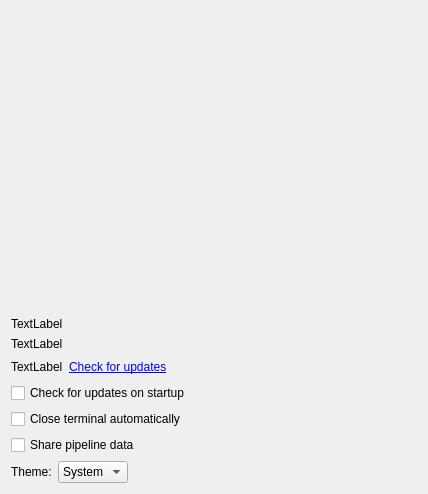
<?xml version="1.0" encoding="UTF-8"?>
<ui version="4.0">
 <class>MainDialog</class>
 <widget class="QDialog" name="MainDialog">
  <property name="geometry">
   <rect>
    <x>0</x>
    <y>0</y>
    <width>428</width>
    <height>454</height>
   </rect>
  </property>
  <property name="minimumSize">
   <size>
    <width>0</width>
    <height>0</height>
   </size>
  </property>
  <property name="windowTitle">
   <string>KytyPS5 Launcher</string>
  </property>
  <property name="locale">
   <locale language="English" country="UnitedStates"/>
  </property>
  <layout class="QGridLayout" name="gridLayout">
   <item row="0" column="0">
    <layout class="QVBoxLayout" name="verticalLayout_5">
     <item>
      <layout class="QHBoxLayout" name="horizontalLayout_3">
       <item>
        <layout class="QVBoxLayout" name="verticalLayout_3">
         <item>
          <widget class="ConfigurationListWidget" name="widget" native="true">
           <property name="sizePolicy">
            <sizepolicy hsizetype="MinimumExpanding" vsizetype="Preferred">
             <horstretch>0</horstretch>
             <verstretch>0</verstretch>
            </sizepolicy>
           </property>
           <property name="minimumSize">
            <size>
             <width>400</width>
             <height>300</height>
            </size>
           </property>
          </widget>
         </item>
        </layout>
       </item>
      </layout>
     </item>
     <item>
      <layout class="QVBoxLayout" name="verticalLayout_4">
       <item>
        <widget class="QLabel" name="label_settings_file">
         <property name="text">
          <string>TextLabel</string>
         </property>
        </widget>
       </item>
       <item>
        <widget class="QLabel" name="label_Interpreter">
         <property name="frameShape">
          <enum>QFrame::NoFrame</enum>
         </property>
         <property name="frameShadow">
          <enum>QFrame::Sunken</enum>
         </property>
         <property name="text">
          <string>TextLabel</string>
         </property>
        </widget>
       </item>
       <item>
        <layout class="QHBoxLayout" name="versionLayout">
         <item>
          <widget class="QLabel" name="label_Version">
           <property name="text">
            <string>TextLabel</string>
           </property>
          </widget>
         </item>
         <item>
          <widget class="QLabel" name="check_updates_link">
           <property name="text">
            <string>&lt;a href=&quot;check&quot;&gt;Check for updates&lt;/a&gt;</string>
           </property>
           <property name="textFormat">
            <enum>Qt::RichText</enum>
           </property>
          </widget>
         </item>
         <item>
          <spacer name="versionSpacer">
           <property name="orientation">
            <enum>Qt::Horizontal</enum>
           </property>
           <property name="sizeHint" stdset="0">
            <size>
             <width>40</width>
             <height>20</height>
            </size>
           </property>
          </spacer>
         </item>
        </layout>
       </item>
       <item>
        <widget class="QCheckBox" name="check_updates_on_startup">
         <property name="text">
          <string>Check for updates on startup</string>
         </property>
        </widget>
       </item>
       <item>
        <widget class="QCheckBox" name="close_terminal">
         <property name="text">
          <string>Close terminal automatically</string>
         </property>
        </widget>
       </item>
       <item>
        <widget class="QCheckBox" name="share_pipelines">
         <property name="toolTip">
          <string>Shares which shaders and pipelines the games use with other players, so that they are compiled ahead on every computer. Sends the game ID and version, the emulator version, hashes and state of the shaders and pipelines used, and a random installation ID, about every 3 minutes while playing.</string>
         </property>
         <property name="text">
          <string>Share pipeline data</string>
         </property>
        </widget>
       </item>
       <item>
        <layout class="QHBoxLayout" name="themeLayout">
         <item>
          <widget class="QLabel" name="label_theme">
           <property name="text">
            <string>Theme:</string>
           </property>
          </widget>
         </item>
         <item>
          <widget class="QComboBox" name="theme_combo">
           <item>
            <property name="text">
             <string>System</string>
            </property>
           </item>
           <item>
            <property name="text">
             <string>Dark</string>
            </property>
           </item>
           <item>
            <property name="text">
             <string>Light</string>
            </property>
           </item>
          </widget>
         </item>
         <item>
          <spacer name="themeSpacer">
           <property name="orientation">
            <enum>Qt::Horizontal</enum>
           </property>
           <property name="sizeHint" stdset="0">
            <size>
             <width>40</width>
             <height>20</height>
            </size>
           </property>
          </spacer>
         </item>
        </layout>
       </item>
      </layout>
     </item>
    </layout>
   </item>
  </layout>
 </widget>
 <layoutdefault spacing="6" margin="11"/>
 <customwidgets>
  <customwidget>
   <class>ConfigurationListWidget</class>
   <extends>QWidget</extends>
   <header>configurationListWidget.h</header>
   <container>1</container>
  </customwidget>
 </customwidgets>
 <resources/>
 <connections/>
 <buttongroups>
  <buttongroup name="buttonGroup_Console"/>
 </buttongroups>
</ui>
